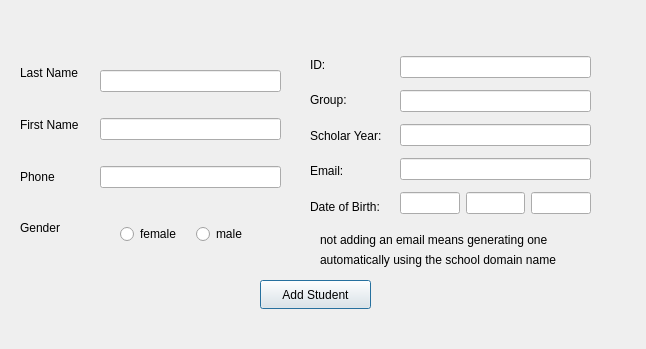
<?xml version="1.0" encoding="UTF-8"?>
<ui version="4.0">
 <class>addStudent</class>
 <widget class="QDialog" name="addStudent">
  <property name="geometry">
   <rect>
    <x>0</x>
    <y>0</y>
    <width>646</width>
    <height>349</height>
   </rect>
  </property>
  <property name="windowTitle">
   <string>Dialog</string>
  </property>
  <widget class="QWidget" name="layoutWidget">
   <property name="geometry">
    <rect>
     <x>400</x>
     <y>50</y>
     <width>191</width>
     <height>172</height>
    </rect>
   </property>
   <layout class="QVBoxLayout" name="verticalLayout_4">
    <item>
     <widget class="QLineEdit" name="ID"/>
    </item>
    <item>
     <widget class="QLineEdit" name="group"/>
    </item>
    <item>
     <widget class="QLineEdit" name="scholar_year"/>
    </item>
    <item>
     <widget class="QLineEdit" name="email"/>
    </item>
    <item>
     <layout class="QHBoxLayout" name="horizontalLayout_2">
      <item>
       <widget class="QLineEdit" name="day"/>
      </item>
      <item>
       <widget class="QLineEdit" name="month"/>
      </item>
      <item>
       <widget class="QLineEdit" name="year"/>
      </item>
     </layout>
    </item>
   </layout>
  </widget>
  <widget class="QWidget" name="layoutWidget_2">
   <property name="geometry">
    <rect>
     <x>310</x>
     <y>50</y>
     <width>90</width>
     <height>171</height>
    </rect>
   </property>
   <layout class="QVBoxLayout" name="verticalLayout_5">
    <item>
     <widget class="QLabel" name="label_7">
      <property name="text">
       <string>ID:</string>
      </property>
     </widget>
    </item>
    <item>
     <widget class="QLabel" name="label_8">
      <property name="text">
       <string>Group:</string>
      </property>
     </widget>
    </item>
    <item>
     <widget class="QLabel" name="label_9">
      <property name="text">
       <string>Scholar Year:</string>
      </property>
     </widget>
    </item>
    <item>
     <widget class="QLabel" name="label">
      <property name="text">
       <string>Email:</string>
      </property>
     </widget>
    </item>
    <item>
     <widget class="QLabel" name="label_11">
      <property name="text">
       <string>Date of Birth:</string>
      </property>
     </widget>
    </item>
   </layout>
  </widget>
  <widget class="QPushButton" name="add_student_button">
   <property name="geometry">
    <rect>
     <x>260</x>
     <y>280</y>
     <width>111</width>
     <height>29</height>
    </rect>
   </property>
   <property name="text">
    <string>Add Student</string>
   </property>
  </widget>
  <widget class="QWidget" name="layoutWidget">
   <property name="geometry">
    <rect>
     <x>100</x>
     <y>50</y>
     <width>181</width>
     <height>161</height>
    </rect>
   </property>
   <layout class="QVBoxLayout" name="verticalLayout">
    <item>
     <widget class="QLineEdit" name="last_name"/>
    </item>
    <item>
     <widget class="QLineEdit" name="first_name"/>
    </item>
    <item>
     <widget class="QLineEdit" name="phone"/>
    </item>
   </layout>
  </widget>
  <widget class="QWidget" name="layoutWidget">
   <property name="geometry">
    <rect>
     <x>20</x>
     <y>50</y>
     <width>81</width>
     <height>201</height>
    </rect>
   </property>
   <layout class="QVBoxLayout" name="verticalLayout_3">
    <item>
     <widget class="QLabel" name="label_2">
      <property name="text">
       <string>Last Name</string>
      </property>
     </widget>
    </item>
    <item>
     <widget class="QLabel" name="label_3">
      <property name="text">
       <string>First Name</string>
      </property>
     </widget>
    </item>
    <item>
     <widget class="QLabel" name="label_5">
      <property name="text">
       <string>Phone</string>
      </property>
     </widget>
    </item>
    <item>
     <widget class="QLabel" name="label_4">
      <property name="text">
       <string>Gender</string>
      </property>
     </widget>
    </item>
   </layout>
  </widget>
  <widget class="QLabel" name="label_6">
   <property name="geometry">
    <rect>
     <x>320</x>
     <y>230</y>
     <width>291</width>
     <height>20</height>
    </rect>
   </property>
   <property name="text">
    <string>not adding an email means generating one </string>
   </property>
  </widget>
  <widget class="QLabel" name="label_10">
   <property name="geometry">
    <rect>
     <x>320</x>
     <y>250</y>
     <width>311</width>
     <height>20</height>
    </rect>
   </property>
   <property name="text">
    <string>automatically using the school domain name</string>
   </property>
  </widget>
  <widget class="QWidget" name="layoutWidget">
   <property name="geometry">
    <rect>
     <x>120</x>
     <y>220</y>
     <width>146</width>
     <height>28</height>
    </rect>
   </property>
   <layout class="QHBoxLayout" name="horizontalLayout">
    <item>
     <widget class="QRadioButton" name="radioButton">
      <property name="text">
       <string>female</string>
      </property>
     </widget>
    </item>
    <item>
     <widget class="QRadioButton" name="radioButton_2">
      <property name="text">
       <string>male</string>
      </property>
     </widget>
    </item>
   </layout>
  </widget>
 </widget>
 <resources/>
 <connections/>
</ui>
